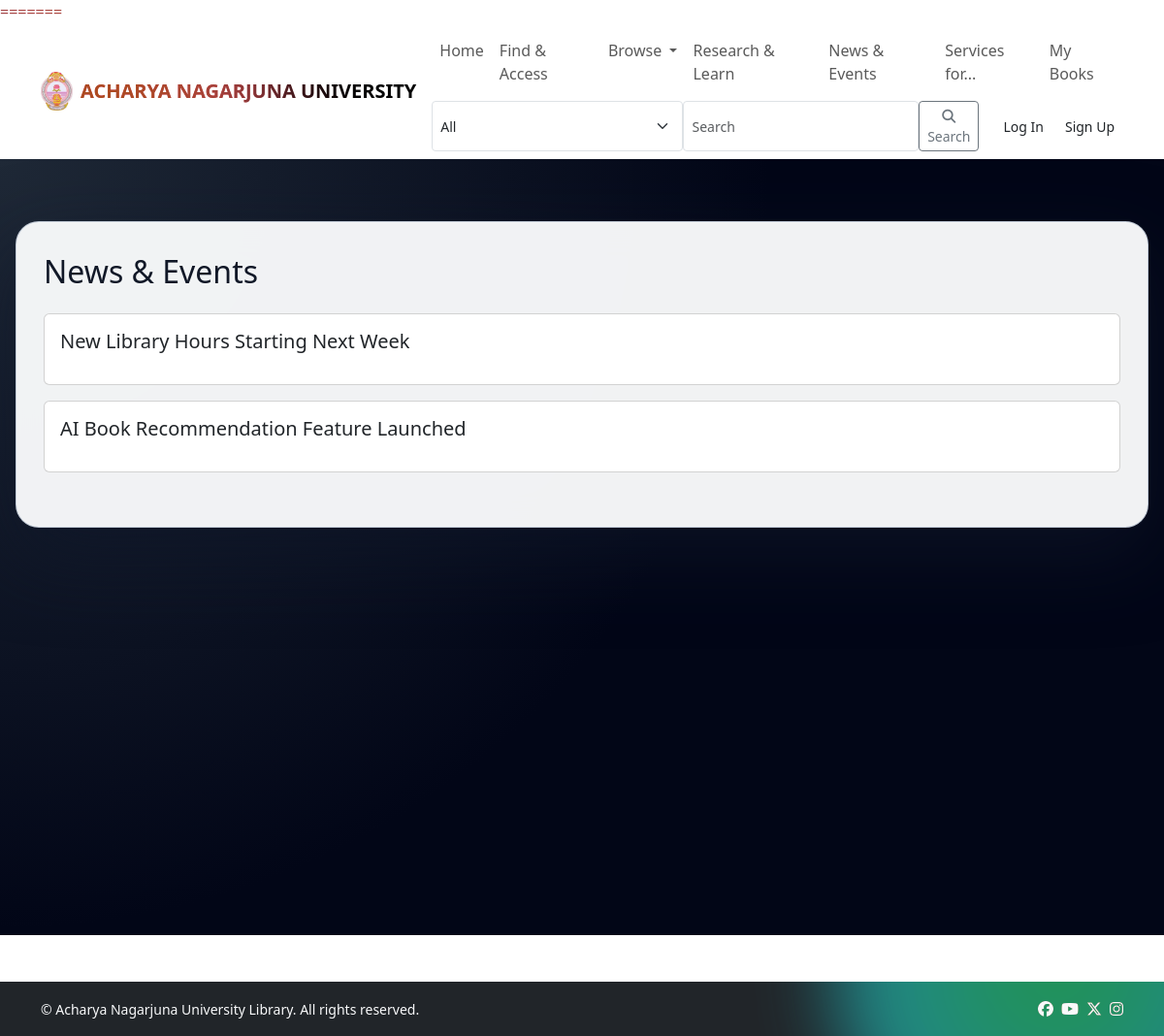
Page /news/ on the committed database.
### portal/models.py (models this page shows, shortened)
class NewsItem(models.Model):
    title = models.CharField(max_length=255)
    summary = models.TextField(blank=True)
    image = models.ImageField(upload_to='news/', null=True, blank=True)
    published_on = models.DateField(default=timezone.localdate)

### portal/views.py (the view)
# urls.py: path('news/', views.news, name='news'),
def news(request):
    news_items = NewsItem.objects.all().order_by('-published_on')
    context = {
        'news_items': news_items,
        'title': 'News & Events'
    }
    return render(request, 'portal/news.html', context)

### templates/portal/news.html (shortened to what this page needs)
{% extends 'portal/base.html' %}
{% block content %}
<div class="row">
  <div class="col-12">
    <h2 class="mb-4">News & Events</h2>
    {% for item in news_items %}
    <div class="card mb-3">
      <div class="card-body">
        <h5 class="card-title">{{ item.title }}</h5>
      </div>
    </div>
    {% empty %}
    <p>No news items available at the moment.</p>
    {% endfor %}
  </div>
</div>
{% endblock %}

### templates/portal/base.html (style rules this page uses)
* { box-sizing: border-box; margin: 0; padding: 0; }
body { font-family: system-ui, -apple-system, BlinkMacSystemFont, "Segoe UI", sans-serif; min-height: 100vh; color: #111827; overflow-x: hidden; }

### rows in the picture
NewsItem: title "New Library Hours Starting Next Week"
NewsItem: title "AI Book Recommendation Feature Launched"
